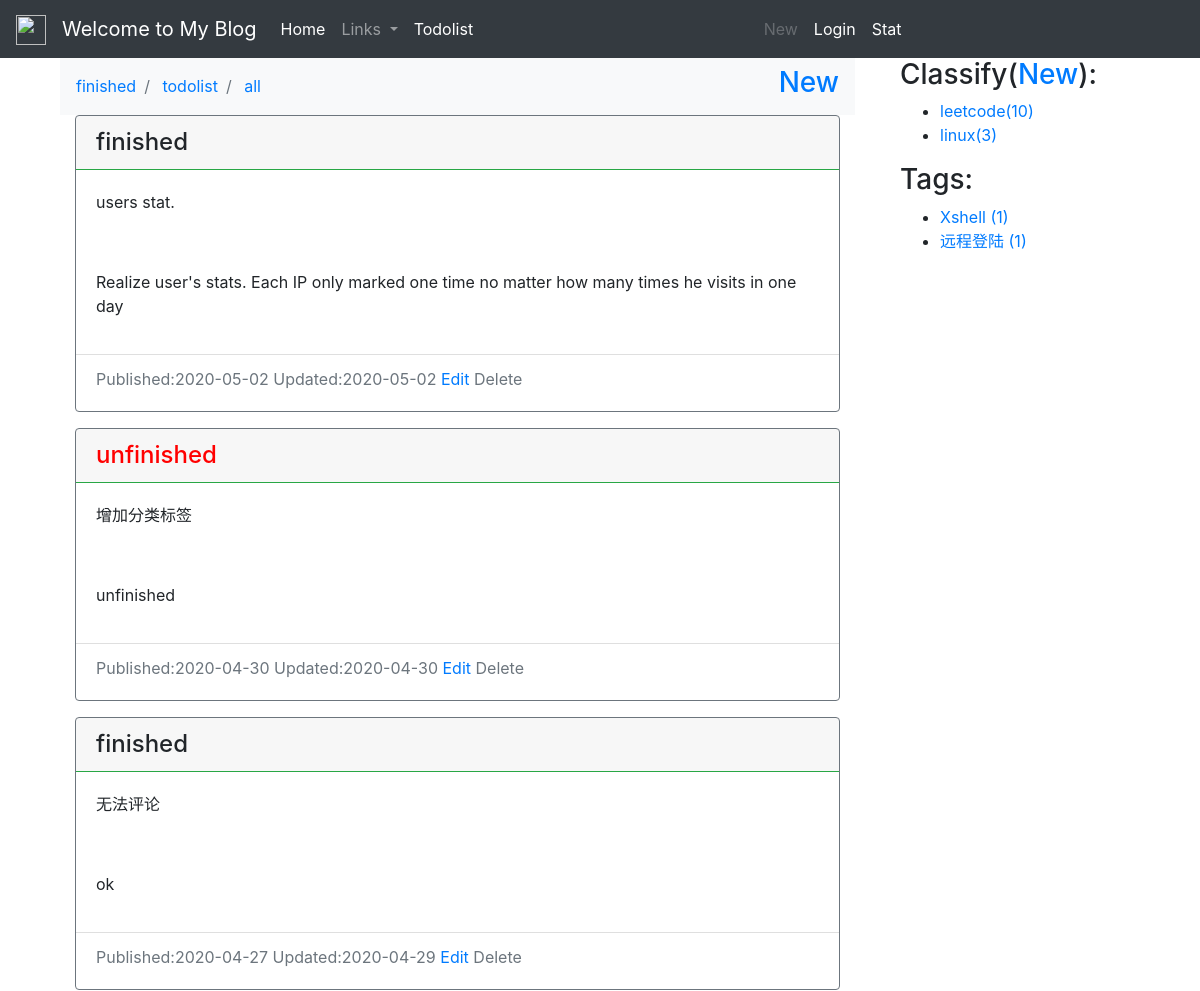
Page /record/todolist_list/ (upper part) on the earlier database version.
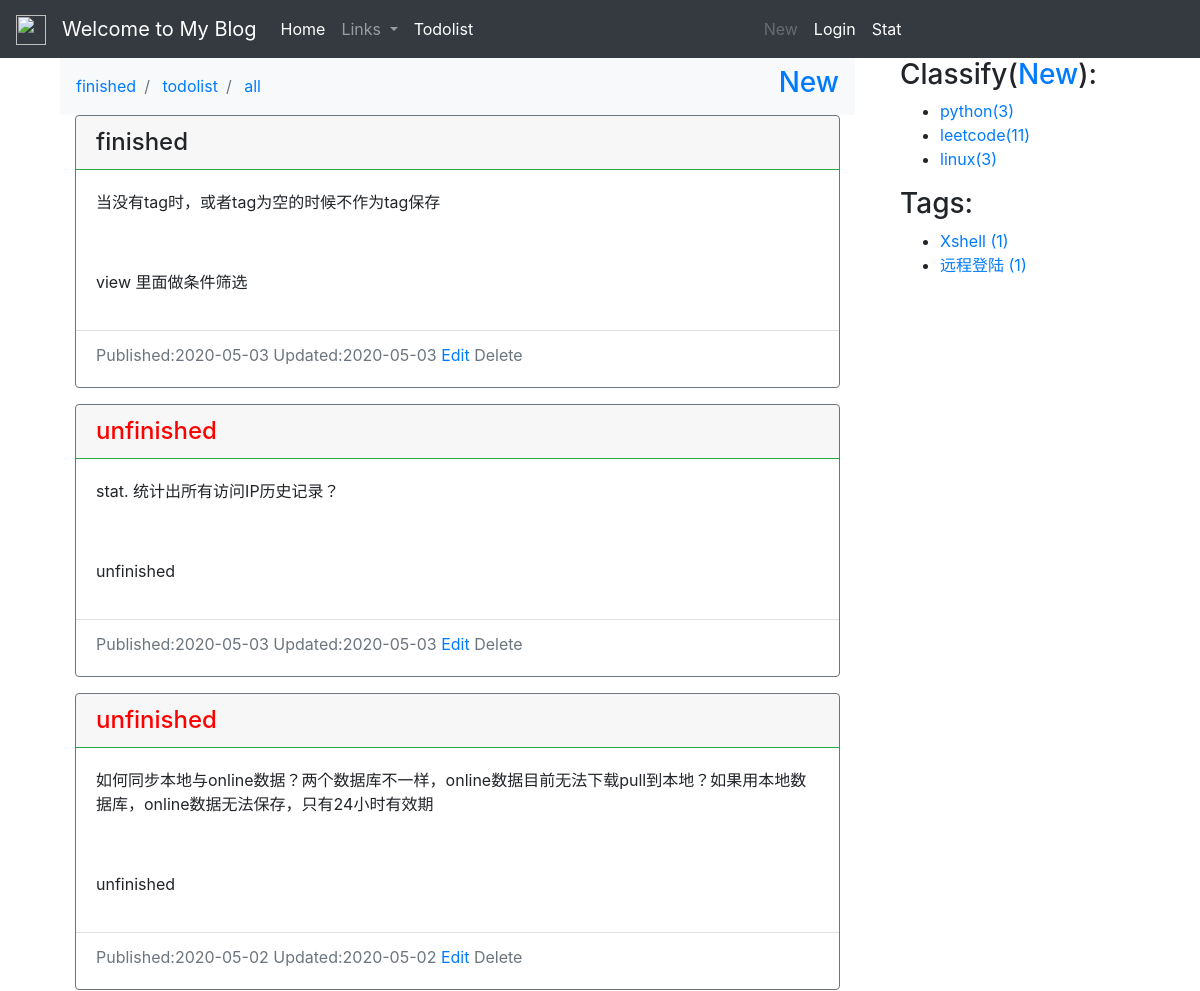
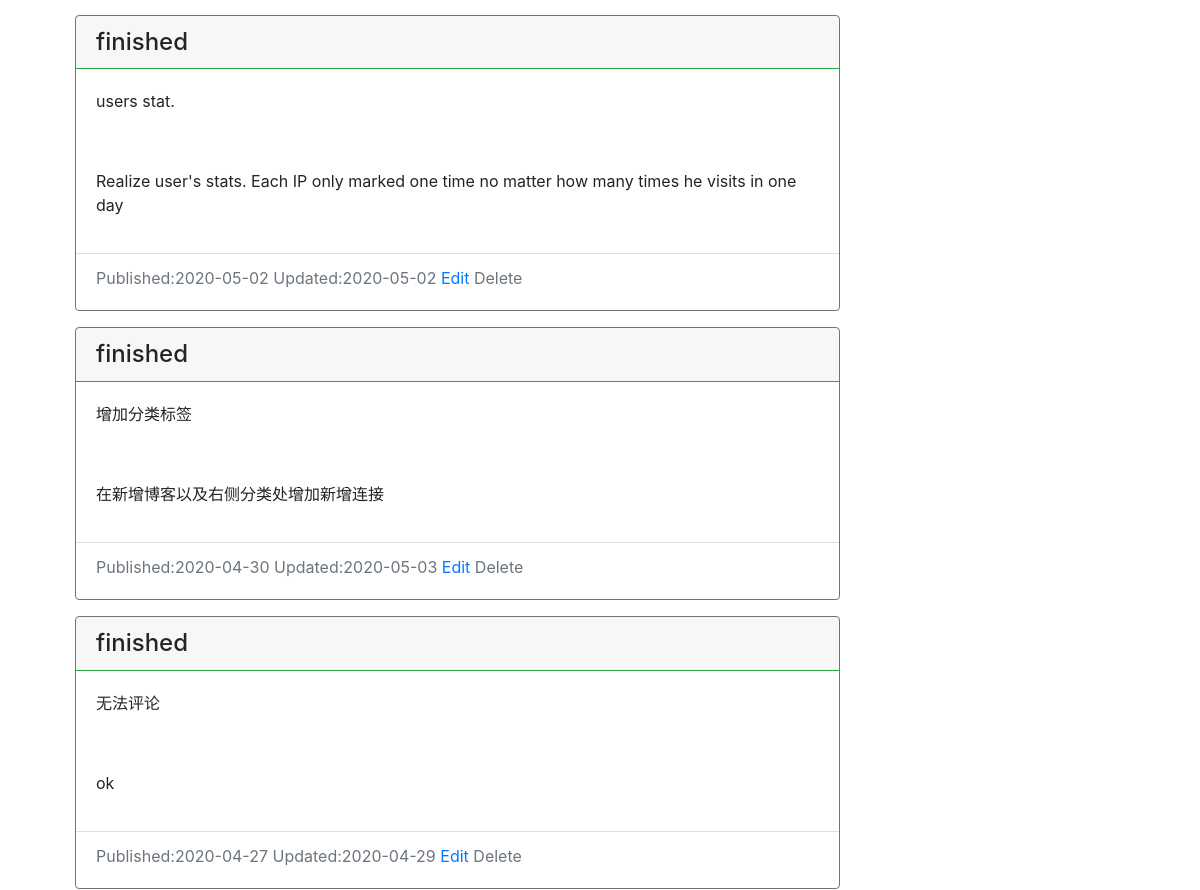
Same page on the later database version (2 pictures, top to bottom).
### record/models.py (models this page shows)
class Todolist(models.Model):
    created_time = models.DateTimeField(default=timezone.now)
    updated_time=models.DateTimeField(auto_now=True)
    body = models.TextField()
    feed_back=models.TextField(blank=True,default="unfinished")
    is_done = models.BooleanField(default=False)
    class Meta:
        ordering = ('-created_time',)

### blog/models.py (models this page shows, shortened)
class BlogClassify(models.Model):
    title = models.CharField(max_length=100, blank=True)
    created = models.DateTimeField(default=timezone.now)

class Tag(models.Model):
    name = models.CharField(max_length=100)

### record/views.py (the view)
# urls.py: path('todolist_list/', views.todolist_list, name='todolist_list'),
def todolist_list(request):
    todolist = Todolist.objects.all()
    order = request.GET.get('order')
    if order == 'finished':
        todolist = todolist.filter(is_done=True)
    elif order == 'todolist':
        todolist = todolist.filter(is_done=False)
    else:
        todolist = Todolist.objects.all()
    if str(request.user) == 'admin':
        cur_user = True
    else:
        cur_user = False
    context = {
        'todolists': todolist,
        'cur_user': cur_user,
    }
    return render(request, 'record/todolist.html', context)

### blog/templatetags/blog_extras.py (called while the page is built)
@register.inclusion_tag('blog/inclusions/_classify.html',takes_context=True)
def show_classify(context):
    classify_list = BlogClassify.objects.annotate(num_posts=Count('blog')).filter(num_posts__gt=0)
    return {
        'classify_list': classify_list,
    }

@register.inclusion_tag('blog/inclusions/_tags.html', takes_context=True)
def show_tags(context):
    tag_list = Tag.objects.annotate(num_posts=Count('blog')).filter(num_posts__gt=0)
    return {
        'tag_list': tag_list,
    }

### templates/record/todolist.html (shortened to what this page needs)
{% extends "base.html" %}
{% load staticfiles %}
{% block content %}
<div class="container">
    <div>
        <nav class="navbar navbar-expand-lg navbar-light bg-light">
          <div class="collapse navbar-collapse" id="navbarSupportedContent">
            <ul class="navbar-nav mr-auto">
                <li class="breadcrumb-item">
                    <a href="{% url 'record:todolist_list' %}?order=finished">
                        finished
                    </a>
                </li>
                <li class="breadcrumb-item">
                    <a href="{% url 'record:todolist_list' %}?order=todolist">
                    todolist
                    </a>
                </li>
                <li class="breadcrumb-item">
                    <a href="{% url 'record:todolist_list' %}?order=all">
                    all
                    </a>
                </li>
            </ul>
            <form class="form-inline my-2 my-lg-0">
              <h3><a href="{% url 'record:todolist_add' %}">New</a></h3>
            </form>
          </div>
        </nav>
    </div>
    {% for todolist in todolists %}
    <div class="container">
            <div class="card border-secondary  mb-3" style="">
              {% if todolist.is_done %}
                <h4 class="card-header  border-success">finished</h4>
              {% else %}
                <h4 class="card-header  border-success" style="color:red">unfinished</h4>
              {% endif %}
                <div class="card-body border-secondary  mb-3">
                  <p class="card-text">{{ todolist.body }}</p>
              </div>
                <div class="card-body border-secondary  mb-3">
                  <p class="card-text">{{ todolist.feed_back }}</p>
              </div>
                <div class="card-footer bg-transparent mb-2 text-muted">
                  Published:{{ todolist.created_time|date:'Y-m-d' }}
                  Updated:{{ todolist.updated_time|date:'Y-m-d' }}
                  <a href="{% url 'record:todolist_edit' todolist.id %}" >Edit</a>
                    {% if cur_user %}
                      <a href="{% url 'record:todolist_delete' todolist.id %}" >Delete</a>
                    {% else %}
                      <a class="disabled" ref="{% url 'record:todolist_delete' todolist.id %}" >Delete</a>
                    {% endif %}
                </div>
            </div>
    </div>
    {% endfor %}
</div>
{% endblock content %}

### templates/blog/inclusions/_classify.html
<div class="">
  <h3 class="">Classify(<a href="{% url 'blog:classify_add' %}">New</a>):</h3>
  <ul>
    {% for classify in classify_list %}
      <li>
        <a href="{% url 'blog:classify' classify.id %}">{{ classify.title }}<span class="post-count">({{ classify.num_posts }})</span></a>
      </li>
    {% empty %}
      暂无分类！
    {% endfor %}
  </ul>
</div>

### templates/blog/inclusions/_tags.html
<div class="widget widget-tag-cloud">
  <h3 class="widget-title">Tags:</h3>
  <ul>
    {% for tag in tag_list %}
      <li>
        <a href="{% url 'blog:tag' tag.id %}">{{ tag.name }} <span class="post-count">({{ tag.num_posts }})</span></a>
      </li>
    {% empty %}
      暂无标签！
    {% endfor %}
  </ul>
</div>

Differences in the rows shown:
added Todolist: is_done "finished", body "当没有tag时，或者tag为空的时候不作为tag保存", feed_back "view 里面做条件筛选", created_time "2020-05-03", updated_time "2020-05-03"
added Todolist: is_done "unfinished", body "stat. 统计出所有访问IP历史记录？", feed_back "unfinished", created_time "2020-05-03", updated_time "2020-05-03"
added Todolist: is_done "unfinished", body "如何同步本地与online数据？两个数据库不一样，online数据目前无法下载pull到本地？如果用本地数据库，online数据无法保存，只有24小时有效期", feed_back "unfinished", created_time "2020-05-02", updated_time "2020-05-02"
changed Todolist "增加分类标签": feed_back "unfinished" → "在新增博客以及右侧分类处增加新增连接"; updated_time "2020-04-30" → "2020-05-03"; is_done "unfinished" → "finished"
now on this page (row unchanged): BlogClassify: title "python", num_posts "3"
computed for BlogClassify "leetcode": num_posts "10" → "11"
